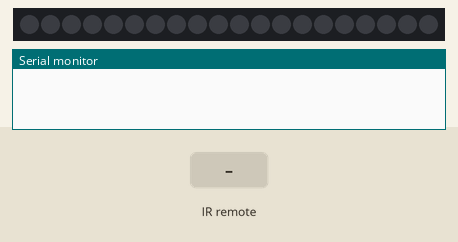
This sketch was run on a simulated Arduino Uno, built with avr-gcc and run on an emulated ATmega328P. On the bench: 20 RGB LEDs in strip order, left to right, the last lines printed to the serial monitor. The inputs (shaded band) are chosen by the test bench.

Above: at 1.2 s.
1.3 s: infrared code 0xBA45FF00 received
At 2.5 s:
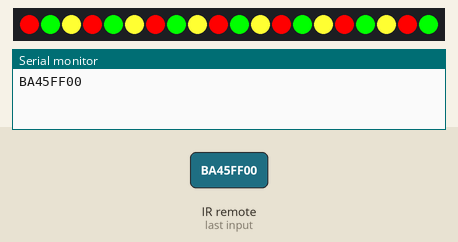
2.8 s: infrared code 0xF30CFF00 received
At 3.1 s:
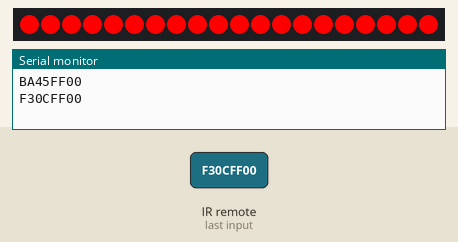
4.3 s: infrared code 0xA15EFF00 received
At 5.5 s:
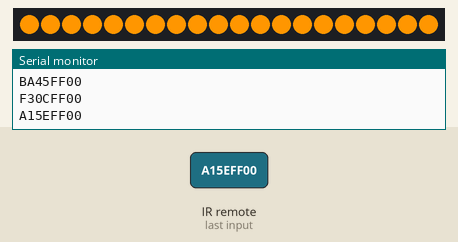
5.8 s: infrared code 0xF708FF00 received
At 6.6 s:
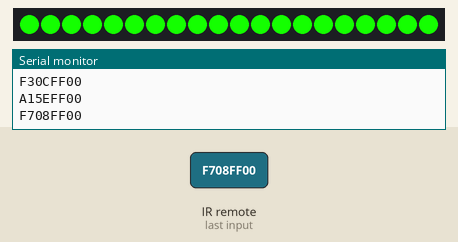
7.3 s: infrared code 0xE31CFF00 received
At 7.8 s:
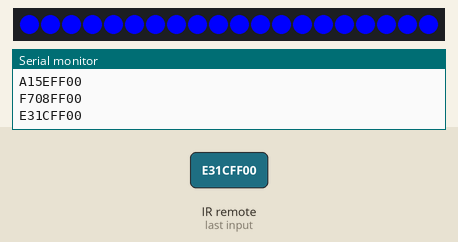
8.8 s: infrared code 0xBD42FF00 received
At 10.1 s:
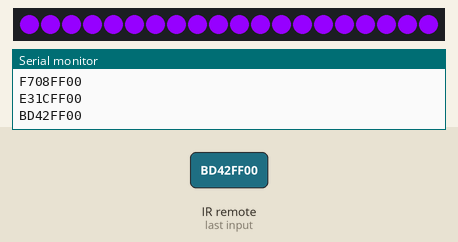
Timing chart, 0 to 11.3 s (numbered marks = the images above; inputs shaded):
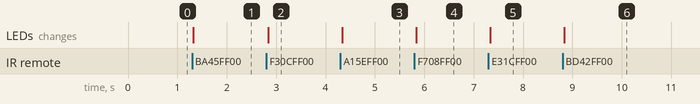

Measured:
- after the input at 1.3 s, the LEDs: change at once (image 1)
- after the input at 2.8 s, the LEDs: change at once (image 2)
- after the input at 4.3 s, the LEDs: change at once (image 3)
- after the input at 5.8 s, the LEDs: change at once (image 4)
- after the input at 7.3 s, the LEDs: change at once (image 5)
- after the input at 8.8 s, the LEDs: change at once (image 6)

The sketch:

FinalProjectCode.ino
```cpp
#include <IRremote.hpp>
#include <Adafruit_NeoPixel.h>
Adafruit_NeoPixel strip = Adafruit_NeoPixel(20, 9);

IRrecv IR(3); // IR Pin

/////////////////////////////////////////////////

void setup() {
  Serial.begin(9600);
  strip.begin();
  strip.clear();
  IR.enableIRIn();
}

/////////////////////////////////////////////////

void loop() {

  if (IR.decode()){
    Serial.println(IR.decodedIRData.decodedRawData, HEX);

// off
      if (IR.decodedIRData.decodedRawData == 0xBA45FF00){
        strip.clear();
        strip.show();
      }

// // up / + brightness
//       if (IR.decodedIRData.decodedRawData == 0xF609FF00){
//         brightness += 50;
//         strip.setBrightness(brightness);
//       }

// // down / - brightness
//       if (IR.decodedIRData.decodedRawData == 0xF807FF00){
//         brightness -= 50;
//         strip.setBrightness(brightness);
//       }

// 0 - christmas colors
    for (int i = 0; i < strip.numPixels(); i++){
      if (i%3 == 0){
        strip.setPixelColor(i, 255,0,0);
      }
      else if (i%3 == 1){
        strip.setPixelColor(i, 0,255,0);
      }
      else if (i%3 == 2){
        strip.setPixelColor(i, 255,255,50);
      }
      strip.show();
     }

// 1 - red
      if (IR.decodedIRData.decodedRawData == 0xF30CFF00){
        strip.clear();
        for (int i = 0; i < strip.numPixels(); i++){
        strip.setPixelColor(i, 255,0,0);
          strip.show();
        }
      }

// 2 - orange
      if (IR.decodedIRData.decodedRawData == 0xE718FF00){
        strip.clear();
        for (int i = 0; i < strip.numPixels(); i++){
        strip.setPixelColor(i, 255,80,0);
          strip.show();
        }
      }

// 3 - yellow
      if (IR.decodedIRData.decodedRawData == 0xA15EFF00){
        strip.clear();
        for (int i = 0; i < strip.numPixels(); i++){
        strip.setPixelColor(i, 255,150,0);
          strip.show();
        }
      }

// 4 - green
      if (IR.decodedIRData.decodedRawData == 0xF708FF00){
        for (int i = 0; i < strip.numPixels(); i++){
        strip.setPixelColor(i, 20,255,0);
          strip.show();
        }
      }

// 5 - blue
      if (IR.decodedIRData.decodedRawData == 0xE31CFF00){
        for (int i = 0; i < strip.numPixels(); i++){
        strip.setPixelColor(i, 0,0,255);
          strip.show();
        }
      }

// 6 - turquoise
      if (IR.decodedIRData.decodedRawData == 0xA55AFF00){
        for (int i = 0; i < strip.numPixels(); i++){
        strip.setPixelColor(i, 0,255,100);
          strip.show();
        }
      }

// 7 - purple
      if (IR.decodedIRData.decodedRawData == 0xBD42FF00){
        for (int i = 0; i < strip.numPixels(); i++){
        strip.setPixelColor(i, 150,0,255);
          strip.show();
        }
      }

// 8 - pink
      if (IR.decodedIRData.decodedRawData == 0xAD52FF00){
        for (int i = 0; i < strip.numPixels(); i++){
        strip.setPixelColor(i, 255,0,200);
          strip.show();
        }
      }

// 9 - white
      if (IR.decodedIRData.decodedRawData == 0xB54AFF00){
        for (int i = 0; i < strip.numPixels(); i++){
        strip.setPixelColor(i, 255,255,255);
         strip.show();
        }
      }

    delay(250);
    IR.resume();
  }

}

/////////////////////////////////////////////////

void rainbow(int wait) {
  // Hue of first pixel runs 5 complete loops through the color wheel.
  // Color wheel has a range of 65536 but it's OK if we roll over, so
  // just count from 0 to 5*65536. Adding 256 to firstPixelHue each time
  // means we'll make 5*65536/256 = 1280 passes through this loop:
  for(long firstPixelHue = 0; firstPixelHue < 3*65536; firstPixelHue += 256) {
    // strip.rainbow() can take a single argument (first pixel hue) or
    // optionally a few extras: number of rainbow repetitions (default 1),
    // saturation and value (brightness) (both 0-255, similar to the
    // ColorHSV() function, default 255), and a true/false flag for whether
    // to apply gamma correction to provide 'truer' colors (default true).
    strip.rainbow(firstPixelHue);
    // Above line is equivalent to:
    // strip.rainbow(firstPixelHue, 1, 255, 255, true);
    strip.show(); // Update strip with new contents
    delay(wait);  // Pause for a moment
  }
}
```
